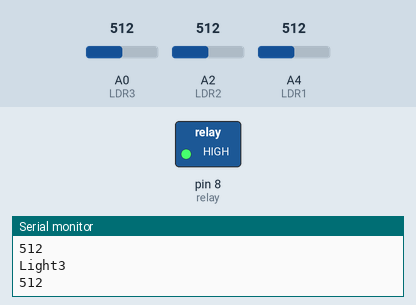
Recording of a sketch running on a simulated Arduino Uno, built with avr-gcc and run on an emulated ATmega328P. Shown: switched loads named in the sketch (green lamp = pin HIGH), the last lines printed to the serial monitor. Inputs (shaded band) come from the test bench; at power-on: A0 (LDR3) = 512, A2 (LDR2) = 512, A4 (LDR1) = 512.

Above: at 0.5 s.
At 3.5 s:
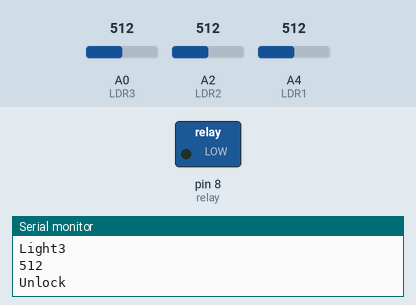
Timing chart, 0 to 7.8 s (numbered marks = the images above):
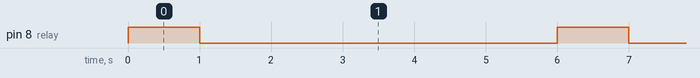

Measured:
- by itself, pin 8 (relay): alternates HIGH for 1.0 s and LOW for 5.0 s

The sketch:

Light_Sensor.ino
```cpp
 // pin assignments
 int LDR1 = 4;
 int LDR2 = 2;
 int LDR3 = 0;
 int relay= 8;


 // initialize the serial port
 // and declare inputs and outputs
 void setup()
 {
   pinMode(LDR1, INPUT);
   pinMode(LDR2, INPUT);
   pinMode(LDR3, INPUT);
   pinMode(relay, OUTPUT);
   Serial.begin(9600);

 }

 void loop() {

   //Reset device and relay
   Serial.println("Reset");
   digitalWrite(relay, HIGH);

   int light1 = analogRead(LDR1);
   Serial.println("Light1");
   Serial.println(light1);


   int light2 = analogRead(LDR2);
   Serial.println("Light2");
   Serial.println(light2);


 int light3 = analogRead(LDR3);
   Serial.println("Light3");
   Serial.println(light3);


delay(1000);

  if(light1>25 && light2>25 && light3>25)
  {
   Serial.println("Unlock");
   digitalWrite(relay, LOW);
   delay(5000);
   digitalWrite(relay,HIGH);
  }


}
```
